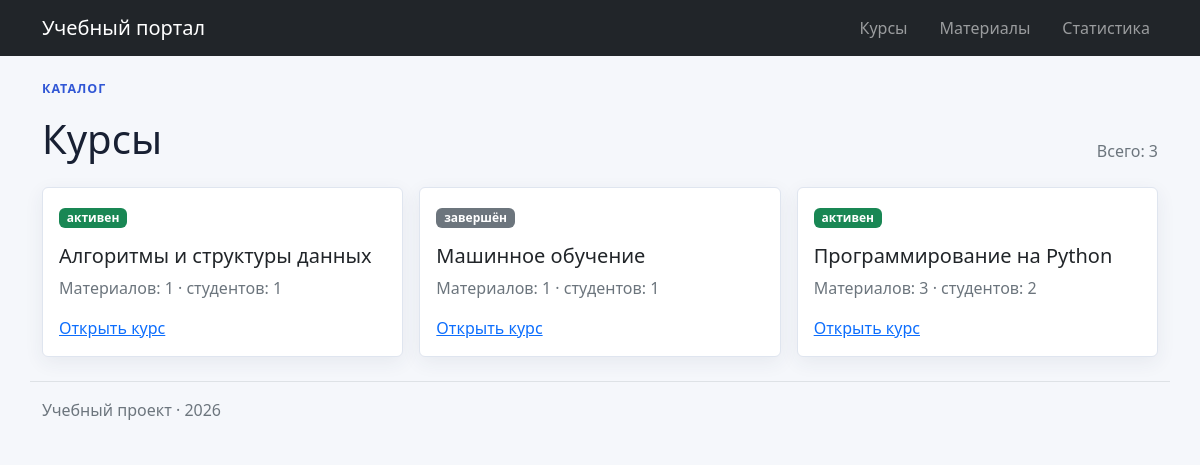
Page /courses/ on the committed database.
### courses/views.py (the view)
# urls.py: path("", views.course_list, name="list"),
def course_list(request):
    return render(
        request,
        "courses/course_list.html",
        {"courses": fetch_all(COURSE_LIST_QUERY)},
    )

### db/database.py (called while the page is built)
def get_connection(database_path: Path = DB_PATH) -> sqlite3.Connection:
    connection = sqlite3.connect(database_path)
    connection.row_factory = sqlite3.Row
    connection.execute("PRAGMA foreign_keys = ON")
    return connection

def fetch_all(
    query: str,
    parameters: Sequence[object] = (),
    database_path: Path = DB_PATH,
) -> list[sqlite3.Row]:
    with get_connection(database_path) as connection:
        return connection.execute(query, parameters).fetchall()

### courses/templates/courses/course_list.html (shortened to what this page needs)
{% extends "homepage/base.html" %}
{% block content %}
<div class="d-flex justify-content-between align-items-end mb-4">
  <div><p class="eyebrow">Каталог</p><h1 class="mb-0">Курсы</h1></div>
  <span class="text-secondary">Всего: {{ courses|length }}</span>
</div>
<div class="row g-3">
  {% for course in courses %}
    {% include "courses/includes/course_card.html" %}
  {% empty %}
    <p>Курсы пока не добавлены.</p>
  {% endfor %}
</div>
{% endblock %}

### courses/templates/courses/includes/course_card.html
<div class="col-md-6 col-lg-4">
  <article class="card h-100 course-card">
    <div class="card-body">
      <span class="badge {% if course.is_active %}text-bg-success{% else %}text-bg-secondary{% endif %}">
        {% if course.is_active %}активен{% else %}завершён{% endif %}
      </span>
      <h2 class="h5 mt-3">{{ course.name }}</h2>
      <p class="text-secondary mb-3">
        Материалов: {{ course.materials_count }} · студентов: {{ course.students_count }}
      </p>
      <a class="stretched-link" href="{% url 'courses:detail' course.id %}">
        Открыть курс
      </a>
    </div>
  </article>
</div>

### homepage/static/css/style.css (style rules this page uses)
:root { --page-bg: #f5f7fb; --card-border: #dfe5ef; --accent: #3157d5; }
body { background: var(--page-bg); color: #182033; min-height: 100vh; }
.eyebrow { color: var(--accent); font-size: 0.78rem; font-weight: 700; letter-spacing: 0.08em; text-transform: uppercase; }
.course-card, .material-card, .detail-card { border-color: var(--card-border); box-shadow: 0 0.35rem 1.2rem rgb(37 54 91 / 7%); }
.course-card, .material-card { transition: transform 160ms ease, border-color 160ms ease; }

### rows in the picture
courses: shows "активен", name "Алгоритмы и структуры данных", materials_count "1", students_count "1"
courses: shows "завершён", name "Машинное обучение", materials_count "1", students_count "1"
courses: shows "активен", name "Программирование на Python", materials_count "3", students_count "2"

### other values in the picture
{{ courses|length }} "3"
